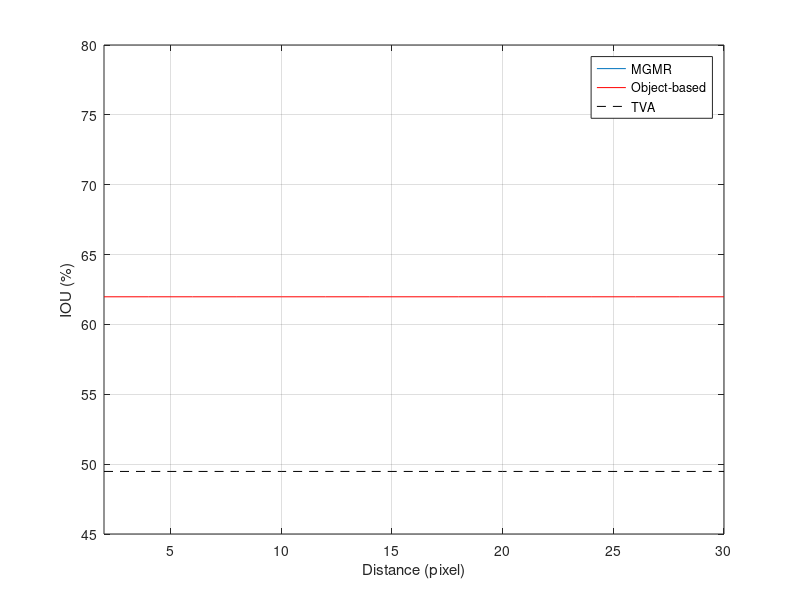

Reproduce this figure in MATLAB.
function drawIOU
    
%     dir_name = 'output_20180228_2226';
    dir_name = 'output_20180209_1110';
    series_mat = {'zcup_move_1','child_no1','tracking4','toy_wg_occ','dog_no_1'};
    objectBased_mean_avg = [64.07,54.34,56.22,86.45,48.81];
    MWC = [31.22,28.66,33.94,56.87,35.44];
    TVA = [49.87,61.61,54.82,61.23,19.86];
    pixel_trslation = 2:2:30;
    
    pt_num = length(pixel_trslation);
    s_num = length(series_mat);
    IOU_table = zeros(s_num,pt_num);
    for s = 1:s_num 
        series = series_mat{s};
        for p = 1:pt_num
            tmp = {};
            IOU_fname = sprintf('./hhg_algorithm/%s/%s/pt_%d/IOU_res.txt',dir_name,series,2*p-2);
            fid = fopen(IOU_fname,'r');
            if fid<0, fprintf('open file %s failed!',IOU_fname); continue; end
            while 1
                tline = fgetl(fid);
                if ~ischar(tline), break; end
                tmp = [tmp; tline];
            end
            str = tmp{end-1}; 
            iou = sscanf(str,'IOU avg:%s');
            iou = str2double(iou);
            IOU_table(s,p) = iou;
            fclose(fid);
        end
    end
    IOU_table(end+1,:) = mean(IOU_table);
    %------draw
%     for s = 1:s_num
%         figure(s+6);
%         plot(pixel_trslation,IOU_table(s,:));
%         xlabel('pixel translation');ylabel('IOU');
%         title(sprintf('IOU of %s',series_mat{s}));
%         grid on;
%     end

%     close figure 6
    figure(length(series_mat)+2);
    plot(pixel_trslation,IOU_table(end,:));hold on;
    plot(pixel_trslation,mean(objectBased_mean_avg)*ones(size(pixel_trslation)),'r-');
%     plot(pixel_trslation,mean(MWC)*ones(size(pixel_trslation)),'g.--');
    plot(pixel_trslation,mean(TVA)*ones(size(pixel_trslation)),'k--');
    axis([2,30,45,80]);
    hold off;
    legend('MGMR','Object-based','TVA');
    xlabel('Distance (pixel)');ylabel('IOU (%)');
%     title('IOU of avg');
    grid on;
end